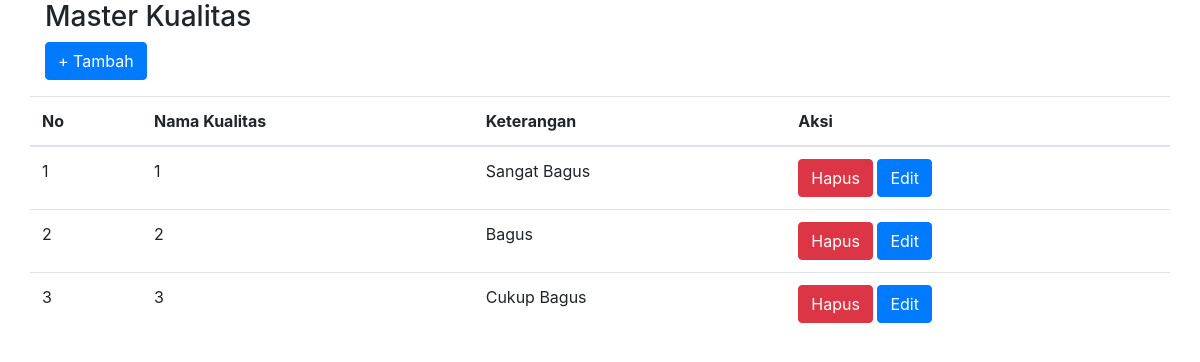
Page /kualitas_kain.php on the committed database.
### tables this page shows
CREATE TABLE `master_kualitas` (
  `id` int(11) NOT NULL AUTO_INCREMENT,
  `nm_kualitas` varchar(255) DEFAULT NULL,
  `detail_kualitas` varchar(255) DEFAULT NULL,
  PRIMARY KEY (`id`)
);

### kualitas_kain.php (the view, shortened to what this page needs)
<?php
    include 'db.php';
    $getJenis = $conn->query("SELECT * FROM master_kualitas");
?>
<!DOCTYPE html>
<html lang="en">
<head>
    <link rel="stylesheet" href="https://cdn.jsdelivr.net/npm/bootstrap@4.6.2/dist/css/bootstrap.min.css">
</head>
<body>
    <div class="container">
        <h3>Master Kualitas</h3>
        <div class="row">
            <div class="col-12">
                <a href="input_kualitas.php">
                    <button class="btn btn-primary">
                        + Tambah
                    </button>
                </a>
            </div>
        </div>
        <div class="row mt-3">
           <table class="table">
            <thead>
                <tr>
                    <th scope="col">No</th>
                    <th scope="col">Nama Kualitas</th>
                    <th scope="col">Keterangan</th>
                    <th scope="col">Aksi</th>
                </tr>
            </thead>
            <tbody>
                <?php
                    if($getJenis->num_rows > 0){
                            $no = 1;
                            while($row = $getJenis->fetch_assoc()) {
                                echo "<tr>";
                                echo "<td>" . $no . "</td>";
                                echo "<td>" . $row['nm_kualitas'] . "</td>";
                                echo "<td>" . $row['detail_kualitas'] . "</td>";
                                echo '<td> <a href="hapus_jenis.php?id='.$row["id"].'">
                                                <button class="btn btn-danger">
                                                        Hapus
                                                </button>
                                            </a>
                                              <a href="input_kualitas.php?id='.$row["id"].'">
                                                    <button class="btn btn-primary">
                                                            Edit
                                                    </button>
                                            </a>
                                        </td>';
                                echo "</tr>";
                                $no++;
                            }
                    }else{
                        echo "<tr>
                            <td colspan='3' class='text-center'> Belum Ada Data </td>
                            </tr>
                        ";
                    }
                ?>
            </tbody>
            </table>
        </div>
    </div>
</body>
</html>

### rows in the picture
master_kualitas: nm_kualitas "1", detail_kualitas "Sangat Bagus"
master_kualitas: nm_kualitas "2", detail_kualitas "Bagus"
master_kualitas: nm_kualitas "3", detail_kualitas "Cukup Bagus"
